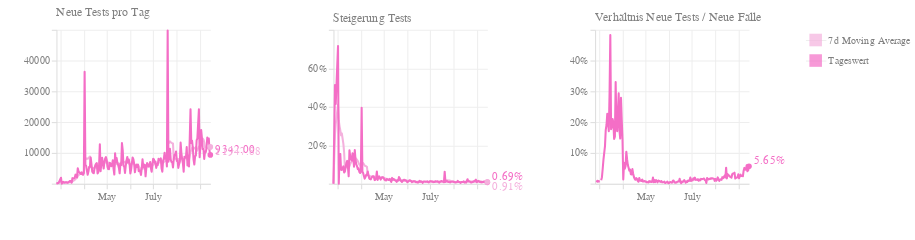

Source (notebook cell):
### Code cell
def chart_with_moving_average_test(valueCalc, title, yAxisFormat, yTextFormat, tooltipLabel):
    c2a_base = alt.Chart(df, width=150, height=150
    ).transform_timeunit(
        date='yearmonthdate(dataTime)'
    ).transform_aggregate(
        max_total_tests='max(total_tests)',
        max_total_confirmed='max(total_confirmed)',
        groupby=['date']
    ).transform_window(
        rolling_max='max(max_total_tests)',
        rolling_min='min(max_total_tests)',
        rolling_max_confirmed='max(max_total_confirmed)',
        rolling_min_confirmed='min(max_total_confirmed)',
        frame=[-1, 0]
    ).transform_calculate(
        diff=valueCalc
    )

    day = c2a_base.mark_line(
        color='#f46ec6',
        size=2,
        strokeJoin='round'
    ).encode(
        alt.X('date:T', title=''),
        alt.Y('diff:Q', title='', impute=alt.ImputeParams(method='mean')),
        tooltip=['date:T', 'diff:Q']
    )

    c2a_the_tooltip = c2a_base.mark_circle(
        color='#f46ec6',
        size=200,
        opacity=0
    ).encode(
        alt.X('date:T', title=''),
        alt.Y('diff:Q', title=''),
        tooltip=[alt.Tooltip('date:T', title='Datum'), alt.Tooltip(
            'diff:Q', title=tooltipLabel, format=yTextFormat
        )]
    )

    c2a_the_highlight = c2a_base.transform_window(
        sort=[alt.SortField("date", order="descending")], 
        rank="rank(date)"
    ).transform_filter(
        alt.datum.rank == 1
    )

    c2a_the_text = c2a_the_highlight.mark_text(
        align='left',
        color='#f46ec6',
        dx=5,dy=-5,
    ).encode(
        alt.X('date:T'),
        alt.Y('diff:Q', title=''),
        text=alt.Text("diff:Q", format=yTextFormat)
    )

    c2a_the_mark = c2a_the_highlight.mark_circle(
        color='#f46ec6',
        opacity=1
    ).encode(
        alt.X('date:T'),
        alt.Y('diff:Q', title=''),
    )

    ma_base = c2a_base.transform_window(
        rolling_mean='mean(diff)',
        frame=[-7, 0]
    )

    ma = ma_base.mark_line(
        color='#f4b1dd',
        size=2,
        strokeJoin='round'
    ).encode(
        alt.X('date:T', title=''),
        alt.Y('rolling_mean:Q', axis=alt.Axis(format=yAxisFormat, title='')),
    )

    c2b_the_tooltip = ma_base.mark_circle(
        color='#f4b1dd',
        size=200,
        opacity=0
    ).encode(
        alt.X('date:T', title=''),
        alt.Y('rolling_mean:Q', title=''),
        tooltip=[alt.Tooltip('date:T', title='Datum'), alt.Tooltip(
            'rolling_mean:Q', title='7d Moving Average', format=yTextFormat
        )]
    )

    c2b_the_highlight = ma_base.transform_window(
        sort=[alt.SortField("date", order="descending")], 
        rank="rank(date)"
    ).transform_filter(
        alt.datum.rank == 1
    )

    c2b_the_text = c2b_the_highlight.mark_text(
        align='left',
        color='#f4b1dd',
        dx=5,dy=5,
    ).encode(
        alt.X('date:T'),
        alt.Y('rolling_mean:Q', title=''),
        text=alt.Text("rolling_mean:Q", format=yTextFormat)
    )

    c2b_the_mark = c2b_the_highlight.mark_circle(
        color='#f4b1dd',
        opacity=1
    ).encode(
        alt.X('date:T'),
        alt.Y('rolling_mean:Q', title='')
    )

    new_cases_by_day = (
        ma + day + c2a_the_text + c2a_the_mark + c2b_the_text + c2b_the_mark + c2b_the_tooltip + c2a_the_tooltip
    ).properties(title=title)
    
    return new_cases_by_day

new_tests_by_day_chart = chart_with_moving_average_test(
    valueCalc='(datum.rolling_max - datum.rolling_min)',
    title='Neue Tests pro Tag',
    yAxisFormat='2f',
    yTextFormat='.2f',
    tooltipLabel='Neue Tests',
)
new_tests_by_day_percent_chart = chart_with_moving_average_test(
    valueCalc='(datum.rolling_max - datum.rolling_min) / datum.rolling_max',
    title='Steigerung Tests',
    yAxisFormat='2%',
    yTextFormat='.2%',
    tooltipLabel='Steigerung'
)

new_tests_by_day_percent_chart2 = chart_with_moving_average_test(
    valueCalc='(datum.rolling_max_confirmed - datum.rolling_min_confirmed) / (datum.rolling_max - datum.rolling_min)',
    title='Verhältnis Neue Tests / Neue Fälle',
    yAxisFormat='2%',
    yTextFormat='.2%',
    tooltipLabel='Verhältnis'
)

legendData = pd.DataFrame({
    'label': ['Tageswert', '7d Moving Average'],
    'color': ['#f46ec6', '#f4b1dd']
})

legend = alt.Chart(legendData).mark_square(size=150).encode(
    y=alt.Y(
        'label:N',
        axis=alt.Axis(domain=False, ticks=False, orient='right'), title=None
    ),
    color=alt.Color('color', legend=None)
)

chart_3test_legendDomain = ['Tageswert', '7d Moving Average']
chart_3test_legendColors = ['#f46ec6', '#f4b1dd']
chart_3test_legendData = pd.DataFrame({
    'label': chart_3test_legendDomain
})

legend3test = alt.Chart(chart_3test_legendData).mark_square(size=150).encode(
    y=alt.Y(
        'label:N',
        axis=alt.Axis(domain=False, ticks=False, orient='right'),
        title=None
    ),
    color=alt.Color(
        'label',
        scale=alt.Scale(domain=chart_3test_legendDomain,range=chart_3test_legendColors),
        legend=None
    )
)

chart_2test = (
    new_tests_by_day_chart |
    new_tests_by_day_percent_chart |
    new_tests_by_day_percent_chart2 |
    legend3test).configure_axis(
    grid=True,
    gridColor="#eee",
    domainColor="#ddd",
    tickColor="#ddd",
    labelColor="gray",
    labelBound=True,
    minExtent=50
).configure_view(
    strokeWidth=0
).configure_title(
    fontSize=12,
    fontWeight='normal',
    anchor='start',
    color='gray',
    dx=50,
    dy=0
)
chart_2test

### Figure 1 — Vega-Lite specification as saved in the notebook (floating-point values rounded to 4 significant figures; data arrays with more than 128 entries replaced by an {"elided": "..."} marker saying what was removed)
{"config": {"view": {"continuousWidth": 400, "continuousHeight": 300, "strokeWidth": 0}, "axis": {"domainColor": "#ddd", "grid": true, "gridColor": "#eee", "labelBound": true, "labelColor": "gray", "minExtent": 50, "tickColor": "#ddd"}, "title": {"anchor": "start", "color": "gray", "dx": 50, "dy": 0, "fontSize": 12, "fontWeight": "normal"}}, "hconcat": [{"layer": [{"mark": {"type": "line", "color": "#f4b1dd", "size": 2, "strokeJoin": "round"}, "encoding": {"x": {"type": "temporal", "field": "date", "title": ""}, "y": {"type": "quantitative", "axis": {"format": "2f", "title": ""}, "field": "rolling_mean"}}, "height": 150, "transform": [{"field": "dataTime", "timeUnit": "yearmonthdate", "as": "date"}, {"aggregate": [{"op": "max", "field": "total_tests", "as": "max_total_tests"}, {"op": "max", "field": "total_confirmed", "as": "max_total_confirmed"}], "groupby": ["date"]}, {"window": [{"op": "max", "field": "max_total_tests", "as": "rolling_max"}, {"op": "min", "field": "max_total_tests", "as": "rolling_min"}, {"op": "max", "field": "max_total_confirmed", "as": "rolling_max_confirmed"}, {"op": "min", "field": "max_total_confirmed", "as": "rolling_min_confirmed"}], "frame": [-1, 0]}, {"calculate": "(datum.rolling_max - datum.rolling_min)", "as": "diff"}, {"window": [{"op": "mean", "field": "diff", "as": "rolling_mean"}], "frame": [-7, 0]}], "width": 150}, {"mark": {"type": "line", "color": "#f46ec6", "size": 2, "strokeJoin": "round"}, "encoding": {"tooltip": [{"type": "temporal", "field": "date"}, {"type": "quantitative", "field": "diff"}], "x": {"type": "temporal", "field": "date", "title": ""}, "y": {"type": "quantitative", "field": "diff", "impute": {"method": "mean"}, "title": ""}}, "height": 150, "transform": [{"field": "dataTime", "timeUnit": "yearmonthdate", "as": "date"}, {"aggregate": [{"op": "max", "field": "total_tests", "as": "max_total_tests"}, {"op": "max", "field": "total_confirmed", "as": "max_total_confirmed"}], "groupby": ["date"]}, {"window": [{"op": "max", "field": "max_total_tests", "as": "rolling_max"}, {"op": "min", "field": "max_total_tests", "as": "rolling_min"}, {"op": "max", "field": "max_total_confirmed", "as": "rolling_max_confirmed"}, {"op": "min", "field": "max_total_confirmed", "as": "rolling_min_confirmed"}], "frame": [-1, 0]}, {"calculate": "(datum.rolling_max - datum.rolling_min)", "as": "diff"}], "width": 150}, {"mark": {"type": "text", "align": "left", "color": "#f46ec6", "dx": 5, "dy": -5}, "encoding": {"text": {"type": "quantitative", "field": "diff", "format": ".2f"}, "x": {"type": "temporal", "field": "date"}, "y": {"type": "quantitative", "field": "diff", "title": ""}}, "height": 150, "transform": [{"field": "dataTime", "timeUnit": "yearmonthdate", "as": "date"}, {"aggregate": [{"op": "max", "field": "total_tests", "as": "max_total_tests"}, {"op": "max", "field": "total_confirmed", "as": "max_total_confirmed"}], "groupby": ["date"]}, {"window": [{"op": "max", "field": "max_total_tests", "as": "rolling_max"}, {"op": "min", "field": "max_total_tests", "as": "rolling_min"}, {"op": "max", "field": "max_total_confirmed", "as": "rolling_max_confirmed"}, {"op": "min", "field": "max_total_confirmed", "as": "rolling_min_confirmed"}], "frame": [-1, 0]}, {"calculate": "(datum.rolling_max - datum.rolling_min)", "as": "diff"}, {"window": [{"op": "rank", "field": "date", "as": "rank"}], "sort": [{"field": "date", "order": "descending"}]}, {"filter": "(datum.rank === 1)"}], "width": 150}, {"mark": {"type": "circle", "color": "#f46ec6", "opacity": 1}, "encoding": {"x": {"type": "temporal", "field": "date"}, "y": {"type": "quantitative", "field": "diff", "title": ""}}, "height": 150, "transform": [{"field": "dataTime", "timeUnit": "yearmonthdate", "as": "date"}, {"aggregate": [{"op": "max", "field": "total_tests", "as": "max_total_tests"}, {"op": "max", "field": "total_confirmed", "as": "max_total_confirmed"}], "groupby": ["date"]}, {"window": [{"op": "max", "field": "max_total_tests", "as": "rolling_max"}, {"op": "min", "field": "max_total_tests", "as": "rolling_min"}, {"op": "max", "field": "max_total_confirmed", "as": "rolling_max_confirmed"}, {"op": "min", "field": "max_total_confirmed", "as": "rolling_min_confirmed"}], "frame": [-1, 0]}, {"calculate": "(datum.rolling_max - datum.rolling_min)", "as": "diff"}, {"window": [{"op": "rank", "field": "date", "as": "rank"}], "sort": [{"field": "date", "order": "descending"}]}, {"filter": "(datum.rank === 1)"}], "width": 150}, {"mark": {"type": "text", "align": "left", "color": "#f4b1dd", "dx": 5, "dy": 5}, "encoding": {"text": {"type": "quantitative", "field": "rolling_mean", "format": ".2f"}, "x": {"type": "temporal", "field": "date"}, "y": {"type": "quantitative", "field": "rolling_mean", "title": ""}}, "height": 150, "transform": [{"field": "dataTime", "timeUnit": "yearmonthdate", "as": "date"}, {"aggregate": [{"op": "max", "field": "total_tests", "as": "max_total_tests"}, {"op": "max", "field": "total_confirmed", "as": "max_total_confirmed"}], "groupby": ["date"]}, {"window": [{"op": "max", "field": "max_total_tests", "as": "rolling_max"}, {"op": "min", "field": "max_total_tests", "as": "rolling_min"}, {"op": "max", "field": "max_total_confirmed", "as": "rolling_max_confirmed"}, {"op": "min", "field": "max_total_confirmed", "as": "rolling_min_confirmed"}], "frame": [-1, 0]}, {"calculate": "(datum.rolling_max - datum.rolling_min)", "as": "diff"}, {"window": [{"op": "mean", "field": "diff", "as": "rolling_mean"}], "frame": [-7, 0]}, {"window": [{"op": "rank", "field": "date", "as": "rank"}], "sort": [{"field": "date", "order": "descending"}]}, {"filter": "(datum.rank === 1)"}], "width": 150}, {"mark": {"type": "circle", "color": "#f4b1dd", "opacity": 1}, "encoding": {"x": {"type": "temporal", "field": "date"}, "y": {"type": "quantitative", "field": "rolling_mean", "title": ""}}, "height": 150, "transform": [{"field": "dataTime", "timeUnit": "yearmonthdate", "as": "date"}, {"aggregate": [{"op": "max", "field": "total_tests", "as": "max_total_tests"}, {"op": "max", "field": "total_confirmed", "as": "max_total_confirmed"}], "groupby": ["date"]}, {"window": [{"op": "max", "field": "max_total_tests", "as": "rolling_max"}, {"op": "min", "field": "max_total_tests", "as": "rolling_min"}, {"op": "max", "field": "max_total_confirmed", "as": "rolling_max_confirmed"}, {"op": "min", "field": "max_total_confirmed", "as": "rolling_min_confirmed"}], "frame": [-1, 0]}, {"calculate": "(datum.rolling_max - datum.rolling_min)", "as": "diff"}, {"window": [{"op": "mean", "field": "diff", "as": "rolling_mean"}], "frame": [-7, 0]}, {"window": [{"op": "rank", "field": "date", "as": "rank"}], "sort": [{"field": "date", "order": "descending"}]}, {"filter": "(datum.rank === 1)"}], "width": 150}, {"mark": {"type": "circle", "color": "#f4b1dd", "opacity": 0, "size": 200}, "encoding": {"tooltip": [{"type": "temporal", "field": "date", "title": "Datum"}, {"type": "quantitative", "field": "rolling_mean", "format": ".2f", "title": "7d Moving Average"}], "x": {"type": "temporal", "field": "date", "title": ""}, "y": {"type": "quantitative", "field": "rolling_mean", "title": ""}}, "height": 150, "transform": [{"field": "dataTime", "timeUnit": "yearmonthdate", "as": "date"}, {"aggregate": [{"op": "max", "field": "total_tests", "as": "max_total_tests"}, {"op": "max", "field": "total_confirmed", "as": "max_total_confirmed"}], "groupby": ["date"]}, {"window": [{"op": "max", "field": "max_total_tests", "as": "rolling_max"}, {"op": "min", "field": "max_total_tests", "as": "rolling_min"}, {"op": "max", "field": "max_total_confirmed", "as": "rolling_max_confirmed"}, {"op": "min", "field": "max_total_confirmed", "as": "rolling_min_confirmed"}], "frame": [-1, 0]}, {"calculate": "(datum.rolling_max - datum.rolling_min)", "as": "diff"}, {"window": [{"op": "mean", "field": "diff", "as": "rolling_mean"}], "frame": [-7, 0]}], "width": 150}, {"mark": {"type": "circle", "color": "#f46ec6", "opacity": 0, "size": 200}, "encoding": {"tooltip": [{"type": "temporal", "field": "date", "title": "Datum"}, {"type": "quantitative", "field": "diff", "format": ".2f", "title": "Neue Tests"}], "x": {"type": "temporal", "field": "date", "title": ""}, "y": {"type": "quantitative", "field": "diff", "title": ""}}, "height": 150, "transform": [{"field": "dataTime", "timeUnit": "yearmonthdate", "as": "date"}, {"aggregate": [{"op": "max", "field": "total_tests", "as": "max_total_tests"}, {"op": "max", "field": "total_confirmed", "as": "max_total_confirmed"}], "groupby": ["date"]}, {"window": [{"op": "max", "field": "max_total_tests", "as": "rolling_max"}, {"op": "min", "field": "max_total_tests", "as": "rolling_min"}, {"op": "max", "field": "max_total_confirmed", "as": "rolling_max_confirmed"}, {"op": "min", "field": "max_total_confirmed", "as": "rolling_min_confirmed"}], "frame": [-1, 0]}, {"calculate": "(datum.rolling_max - datum.rolling_min)", "as": "diff"}], "width": 150}], "title": "Neue Tests pro Tag"}, {"layer": [{"mark": {"type": "line", "color": "#f4b1dd", "size": 2, "strokeJoin": "round"}, "encoding": {"x": {"type": "temporal", "field": "date", "title": ""}, "y": {"type": "quantitative", "axis": {"format": "2%", "title": ""}, "field": "rolling_mean"}}, "height": 150, "transform": [{"field": "dataTime", "timeUnit": "yearmonthdate", "as": "date"}, {"aggregate": [{"op": "max", "field": "total_tests", "as": "max_total_tests"}, {"op": "max", "field": "total_confirmed", "as": "max_total_confirmed"}], "groupby": ["date"]}, {"window": [{"op": "max", "field": "max_total_tests", "as": "rolling_max"}, {"op": "min", "field": "max_total_tests", "as": "rolling_min"}, {"op": "max", "field": "max_total_confirmed", "as": "rolling_max_confirmed"}, {"op": "min", "field": "max_total_confirmed", "as": "rolling_min_confirmed"}], "frame": [-1, 0]}, {"calculate": "(datum.rolling_max - datum.rolling_min) / datum.rolling_max", "as": "diff"}, {"window": [{"op": "mean", "field": "diff", "as": "rolling_mean"}], "frame": [-7, 0]}], "width": 150}, {"mark": {"type": "line", "color": "#f46ec6", "size": 2, "strokeJoin": "round"}, "encoding": {"tooltip": [{"type": "temporal", "field": "date"}, {"type": "quantitative", "field": "diff"}], "x": {"type": "temporal", "field": "date", "title": ""}, "y": {"type": "quantitative", "field": "diff", "impute": {"method": "mean"}, "title": ""}}, "height": 150, "transform": [{"field": "dataTime", "timeUnit": "yearmonthdate", "as": "date"}, {"aggregate": [{"op": "max", "field": "total_tests", "as": "max_total_tests"}, {"op": "max", "field": "total_confirmed", "as": "max_total_confirmed"}], "groupby": ["date"]}, {"window": [{"op": "max", "field": "max_total_tests", "as": "rolling_max"}, {"op": "min", "field": "max_total_tests", "as": "rolling_min"}, {"op": "max", "field": "max_total_confirmed", "as": "rolling_max_confirmed"}, {"op": "min", "field": "max_total_confirmed", "as": "rolling_min_confirmed"}], "frame": [-1, 0]}, {"calculate": "(datum.rolling_max - datum.rolling_min) / datum.rolling_max", "as": "diff"}], "width": 150}, {"mark": {"type": "text", "align": "left", "color": "#f46ec6", "dx": 5, "dy": -5}, "encoding": {"text": {"type": "quantitative", "field": "diff", "format": ".2%"}, "x": {"type": "temporal", "field": "date"}, "y": {"type": "quantitative", "field": "diff", "title": ""}}, "height": 150, "transform": [{"field": "dataTime", "timeUnit": "yearmonthdate", "as": "date"}, {"aggregate": [{"op": "max", "field": "total_tests", "as": "max_total_tests"}, {"op": "max", "field": "total_confirmed", "as": "max_total_confirmed"}], "groupby": ["date"]}, {"window": [{"op": "max", "field": "max_total_tests", "as": "rolling_max"}, {"op": "min", "field": "max_total_tests", "as": "rolling_min"}, {"op": "max", "field": "max_total_confirmed", "as": "rolling_max_confirmed"}, {"op": "min", "field": "max_total_confirmed", "as": "rolling_min_confirmed"}], "frame": [-1, 0]}, {"calculate": "(datum.rolling_max - datum.rolling_min) / datum.rolling_max", "as": "diff"}, {"window": [{"op": "rank", "field": "date", "as": "rank"}], "sort": [{"field": "date", "order": "descending"}]}, {"filter": "(datum.rank === 1)"}], "width": 150}, {"mark": {"type": "circle", "color": "#f46ec6", "opacity": 1}, "encoding": {"x": {"type": "temporal", "field": "date"}, "y": {"type": "quantitative", "field": "diff", "title": ""}}, "height": 150, "transform": [{"field": "dataTime", "timeUnit": "yearmonthdate", "as": "date"}, {"aggregate": [{"op": "max", "field": "total_tests", "as": "max_total_tests"}, {"op": "max", "field": "total_confirmed", "as": "max_total_confirmed"}], "groupby": ["date"]}, {"window": [{"op": "max", "field": "max_total_tests", "as": "rolling_max"}, {"op": "min", "field": "max_total_tests", "as": "rolling_min"}, {"op": "max", "field": "max_total_confirmed", "as": "rolling_max_confirmed"}, {"op": "min", "field": "max_total_confirmed", "as": "rolling_min_confirmed"}], "frame": [-1, 0]}, {"calculate": "(datum.rolling_max - datum.rolling_min) / datum.rolling_max", "as": "diff"}, {"window": [{"op": "rank", "field": "date", "as": "rank"}], "sort": [{"field": "date", "order": "descending"}]}, {"filter": "(datum.rank === 1)"}], "width": 150}, {"mark": {"type": "text", "align": "left", "color": "#f4b1dd", "dx": 5, "dy": 5}, "encoding": {"text": {"type": "quantitative", "field": "rolling_mean", "format": ".2%"}, "x": {"type": "temporal", "field": "date"}, "y": {"type": "quantitative", "field": "rolling_mean", "title": ""}}, "height": 150, "transform": [{"field": "dataTime", "timeUnit": "yearmonthdate", "as": "date"}, {"aggregate": [{"op": "max", "field": "total_tests", "as": "max_total_tests"}, {"op": "max", "field": "total_confirmed", "as": "max_total_confirmed"}], "groupby": ["date"]}, {"window": [{"op": "max", "field": "max_total_tests", "as": "rolling_max"}, {"op": "min", "field": "max_total_tests", "as": "rolling_min"}, {"op": "max", "field": "max_total_confirmed", "as": "rolling_max_confirmed"}, {"op": "min", "field": "max_total_confirmed", "as": "rolling_min_confirmed"}], "frame": [-1, 0]}, {"calculate": "(datum.rolling_max - datum.rolling_min) / datum.rolling_max", "as": "diff"}, {"window": [{"op": "mean", "field": "diff", "as": "rolling_mean"}], "frame": [-7, 0]}, {"window": [{"op": "rank", "field": "date", "as": "rank"}], "sort": [{"field": "date", "order": "descending"}]}, {"filter": "(datum.rank === 1)"}], "width": 150}, {"mark": {"type": "circle", "color": "#f4b1dd", "opacity": 1}, "encoding": {"x": {"type": "temporal", "field": "date"}, "y": {"type": "quantitative", "field": "rolling_mean", "title": ""}}, "height": 150, "transform": [{"field": "dataTime", "timeUnit": "yearmonthdate", "as": "date"}, {"aggregate": [{"op": "max", "field": "total_tests", "as": "max_total_tests"}, {"op": "max", "field": "total_confirmed", "as": "max_total_confirmed"}], "groupby": ["date"]}, {"window": [{"op": "max", "field": "max_total_tests", "as": "rolling_max"}, {"op": "min", "field": "max_total_tests", "as": "rolling_min"}, {"op": "max", "field": "max_total_confirmed", "as": "rolling_max_confirmed"}, {"op": "min", "field": "max_total_confirmed", "as": "rolling_min_confirmed"}], "frame": [-1, 0]}, {"calculate": "(datum.rolling_max - datum.rolling_min) / datum.rolling_max", "as": "diff"}, {"window": [{"op": "mean", "field": "diff", "as": "rolling_mean"}], "frame": [-7, 0]}, {"window": [{"op": "rank", "field": "date", "as": "rank"}], "sort": [{"field": "date", "order": "descending"}]}, {"filter": "(datum.rank === 1)"}], "width": 150}, {"mark": {"type": "circle", "color": "#f4b1dd", "opacity": 0, "size": 200}, "encoding": {"tooltip": [{"type": "temporal", "field": "date", "title": "Datum"}, {"type": "quantitative", "field": "rolling_mean", "format": ".2%", "title": "7d Moving Average"}], "x": {"type": "temporal", "field": "date", "title": ""}, "y": {"type": "quantitative", "field": "rolling_mean", "title": ""}}, "height": 150, "transform": [{"field": "dataTime", "timeUnit": "yearmonthdate", "as": "date"}, {"aggregate": [{"op": "max", "field": "total_tests", "as": "max_total_tests"}, {"op": "max", "field": "total_confirmed", "as": "max_total_confirmed"}], "groupby": ["date"]}, {"window": [{"op": "max", "field": "max_total_tests", "as": "rolling_max"}, {"op": "min", "field": "max_total_tests", "as": "rolling_min"}, {"op": "max", "field": "max_total_confirmed", "as": "rolling_max_confirmed"}, {"op": "min", "field": "max_total_confirmed", "as": "rolling_min_confirmed"}], "frame": [-1, 0]}, {"calculate": "(datum.rolling_max - datum.rolling_min) / datum.rolling_max", "as": "diff"}, {"window": [{"op": "mean", "field": "diff", "as": "rolling_mean"}], "frame": [-7, 0]}], "width": 150}, {"mark": {"type": "circle", "color": "#f46ec6", "opacity": 0, "size": 200}, "encoding": {"tooltip": [{"type": "temporal", "field": "date", "title": "Datum"}, {"type": "quantitative", "field": "diff", "format": ".2%", "title": "Steigerung"}], "x": {"type": "temporal", "field": "date", "title": ""}, "y": {"type": "quantitative", "field": "diff", "title": ""}}, "height": 150, "transform": [{"field": "dataTime", "timeUnit": "yearmonthdate", "as": "date"}, {"aggregate": [{"op": "max", "field": "total_tests", "as": "max_total_tests"}, {"op": "max", "field": "total_confirmed", "as": "max_total_confirmed"}], "groupby": ["date"]}, {"window": [{"op": "max", "field": "max_total_tests", "as": "rolling_max"}, {"op": "min", "field": "max_total_tests", "as": "rolling_min"}, {"op": "max", "field": "max_total_confirmed", "as": "rolling_max_confirmed"}, {"op": "min", "field": "max_total_confirmed", "as": "rolling_min_confirmed"}], "frame": [-1, 0]}, {"calculate": "(datum.rolling_max - datum.rolling_min) / datum.rolling_max", "as": "diff"}], "width": 150}], "title": "Steigerung Tests"}, {"layer": [{"mark": {"type": "line", "color": "#f4b1dd", "size": 2, "strokeJoin": "round"}, "encoding": {"x": {"type": "temporal", "field": "date", "title": ""}, "y": {"type": "quantitative", "axis": {"format": "2%", "title": ""}, "field": "rolling_mean"}}, "height": 150, "transform": [{"field": "dataTime", "timeUnit": "yearmonthdate", "as": "date"}, {"aggregate": [{"op": "max", "field": "total_tests", "as": "max_total_tests"}, {"op": "max", "field": "total_confirmed", "as": "max_total_confirmed"}], "groupby": ["date"]}, {"window": [{"op": "max", "field": "max_total_tests", "as": "rolling_max"}, {"op": "min", "field": "max_total_tests", "as": "rolling_min"}, {"op": "max", "field": "max_total_confirmed", "as": "rolling_max_confirmed"}, {"op": "min", "field": "max_total_confirmed", "as": "rolling_min_confirmed"}], "frame": [-1, 0]}, {"calculate": "(datum.rolling_max_confirmed - datum.rolling_min_confirmed) / (datum.rolling_max - datum.rolling_min)", "as": "diff"}, {"window": [{"op": "mean", "field": "diff", "as": "rolling_mean"}], "frame": [-7, 0]}], "width": 150}, {"mark": {"type": "line", "color": "#f46ec6", "size": 2, "strokeJoin": "round"}, "encoding": {"tooltip": [{"type": "temporal", "field": "date"}, {"type": "quantitative", "field": "diff"}], "x": {"type": "temporal", "field": "date", "title": ""}, "y": {"type": "quantitative", "field": "diff", "impute": {"method": "mean"}, "title": ""}}, "height": 150, "transform": [{"field": "dataTime", "timeUnit": "yearmonthdate", "as": "date"}, {"aggregate": [{"op": "max", "field": "total_tests", "as": "max_total_tests"}, {"op": "max", "field": "total_confirmed", "as": "max_total_confirmed"}], "groupby": ["date"]}, {"window": [{"op": "max", "field": "max_total_tests", "as": "rolling_max"}, {"op": "min", "field": "max_total_tests", "as": "rolling_min"}, {"op": "max", "field": "max_total_confirmed", "as": "rolling_max_confirmed"}, {"op": "min", "field": "max_total_confirmed", "as": "rolling_min_confirmed"}], "frame": [-1, 0]}, {"calculate": "(datum.rolling_max_confirmed - datum.rolling_min_confirmed) / (datum.rolling_max - datum.rolling_min)", "as": "diff"}], "width": 150}, {"mark": {"type": "text", "align": "left", "color": "#f46ec6", "dx": 5, "dy": -5}, "encoding": {"text": {"type": "quantitative", "field": "diff", "format": ".2%"}, "x": {"type": "temporal", "field": "date"}, "y": {"type": "quantitative", "field": "diff", "title": ""}}, "height": 150, "transform": [{"field": "dataTime", "timeUnit": "yearmonthdate", "as": "date"}, {"aggregate": [{"op": "max", "field": "total_tests", "as": "max_total_tests"}, {"op": "max", "field": "total_confirmed", "as": "max_total_confirmed"}], "groupby": ["date"]}, {"window": [{"op": "max", "field": "max_total_tests", "as": "rolling_max"}, {"op": "min", "field": "max_total_tests", "as": "rolling_min"}, {"op": "max", "field": "max_total_confirmed", "as": "rolling_max_confirmed"}, {"op": "min", "field": "max_total_confirmed", "as": "rolling_min_confirmed"}], "frame": [-1, 0]}, {"calculate": "(datum.rolling_max_confirmed - datum.rolling_min_confirmed) / (datum.rolling_max - datum.rolling_min)", "as": "diff"}, {"window": [{"op": "rank", "field": "date", "as": "rank"}], "sort": [{"field": "date", "order": "descending"}]}, {"filter": "(datum.rank === 1)"}], "width": 150}, {"mark": {"type": "circle", "color": "#f46ec6", "opacity": 1}, "encoding": {"x": {"type": "temporal", "field": "date"}, "y": {"type": "quantitative", "field": "diff", "title": ""}}, "height": 150, "transform": [{"field": "dataTime", "timeUnit": "yearmonthdate", "as": "date"}, {"aggregate": [{"op": "max", "field": "total_tests", "as": "max_total_tests"}, {"op": "max", "field": "total_confirmed", "as": "max_total_confirmed"}], "groupby": ["date"]}, {"window": [{"op": "max", "field": "max_total_tests", "as": "rolling_max"}, {"op": "min", "field": "max_total_tests", "as": "rolling_min"}, {"op": "max", "field": "max_total_confirmed", "as": "rolling_max_confirmed"}, {"op": "min", "field": "max_total_confirmed", "as": "rolling_min_confirmed"}], "frame": [-1, 0]}, {"calculate": "(datum.rolling_max_confirmed - datum.rolling_min_confirmed) / (datum.rolling_max - datum.rolling_min)", "as": "diff"}, {"window": [{"op": "rank", "field": "date", "as": "rank"}], "sort": [{"field": "date", "order": "descending"}]}, {"filter": "(datum.rank === 1)"}], "width": 150}, {"mark": {"type": "text", "align": "left", "color": "#f4b1dd", "dx": 5, "dy": 5}, "encoding": {"text": {"type": "quantitative", "field": "rolling_mean", "format": ".2%"}, "x": {"type": "temporal", "field": "date"}, "y": {"type": "quantitative", "field": "rolling_mean", "title": ""}}, "height": 150, "transform": [{"field": "dataTime", "timeUnit": "yearmonthdate", "as": "date"}, {"aggregate": [{"op": "max", "field": "total_tests", "as": "max_total_tests"}, {"op": "max", "field": "total_confirmed", "as": "max_total_confirmed"}], "groupby": ["date"]}, {"window": [{"op": "max", "field": "max_total_tests", "as": "rolling_max"}, {"op": "min", "field": "max_total_tests", "as": "rolling_min"}, {"op": "max", "field": "max_total_confirmed", "as": "rolling_max_confirmed"}, {"op": "min", "field": "max_total_confirmed", "as": "rolling_min_confirmed"}], "frame": [-1, 0]}, {"calculate": "(datum.rolling_max_confirmed - datum.rolling_min_confirmed) / (datum.rolling_max - datum.rolling_min)", "as": "diff"}, {"window": [{"op": "mean", "field": "diff", "as": "rolling_mean"}], "frame": [-7, 0]}, {"window": [{"op": "rank", "field": "date", "as": "rank"}], "sort": [{"field": "date", "order": "descending"}]}, {"filter": "(datum.rank === 1)"}], "width": 150}, {"mark": {"type": "circle", "color": "#f4b1dd", "opacity": 1}, "encoding": {"x": {"type": "temporal", "field": "date"}, "y": {"type": "quantitative", "field": "rolling_mean", "title": ""}}, "height": 150, "transform": [{"field": "dataTime", "timeUnit": "yearmonthdate", "as": "date"}, {"aggregate": [{"op": "max", "field": "total_tests", "as": "max_total_tests"}, {"op": "max", "field": "total_confirmed", "as": "max_total_confirmed"}], "groupby": ["date"]}, {"window": [{"op": "max", "field": "max_total_tests", "as": "rolling_max"}, {"op": "min", "field": "max_total_tests", "as": "rolling_min"}, {"op": "max", "field": "max_total_confirmed", "as": "rolling_max_confirmed"}, {"op": "min", "field": "max_total_confirmed", "as": "rolling_min_confirmed"}], "frame": [-1, 0]}, {"calculate": "(datum.rolling_max_confirmed - datum.rolling_min_confirmed) / (datum.rolling_max - datum.rolling_min)", "as": "diff"}, {"window": [{"op": "mean", "field": "diff", "as": "rolling_mean"}], "frame": [-7, 0]}, {"window": [{"op": "rank", "field": "date", "as": "rank"}], "sort": [{"field": "date", "order": "descending"}]}, {"filter": "(datum.rank === 1)"}], "width": 150}, {"mark": {"type": "circle", "color": "#f4b1dd", "opacity": 0, "size": 200}, "encoding": {"tooltip": [{"type": "temporal", "field": "date", "title": "Datum"}, {"type": "quantitative", "field": "rolling_mean", "format": ".2%", "title": "7d Moving Average"}], "x": {"type": "temporal", "field": "date", "title": ""}, "y": {"type": "quantitative", "field": "rolling_mean", "title": ""}}, "height": 150, "transform": [{"field": "dataTime", "timeUnit": "yearmonthdate", "as": "date"}, {"aggregate": [{"op": "max", "field": "total_tests", "as": "max_total_tests"}, {"op": "max", "field": "total_confirmed", "as": "max_total_confirmed"}], "groupby": ["date"]}, {"window": [{"op": "max", "field": "max_total_tests", "as": "rolling_max"}, {"op": "min", "field": "max_total_tests", "as": "rolling_min"}, {"op": "max", "field": "max_total_confirmed", "as": "rolling_max_confirmed"}, {"op": "min", "field": "max_total_confirmed", "as": "rolling_min_confirmed"}], "frame": [-1, 0]}, {"calculate": "(datum.rolling_max_confirmed - datum.rolling_min_confirmed) / (datum.rolling_max - datum.rolling_min)", "as": "diff"}, {"window": [{"op": "mean", "field": "diff", "as": "rolling_mean"}], "frame": [-7, 0]}], "width": 150}, {"mark": {"type": "circle", "color": "#f46ec6", "opacity": 0, "size": 200}, "encoding": {"tooltip": [{"type": "temporal", "field": "date", "title": "Datum"}, {"type": "quantitative", "field": "diff", "format": ".2%", "title": "Verhältnis"}], "x": {"type": "temporal", "field": "date", "title": ""}, "y": {"type": "quantitative", "field": "diff", "title": ""}}, "height": 150, "transform": [{"field": "dataTime", "timeUnit": "yearmonthdate", "as": "date"}, {"aggregate": [{"op": "max", "field": "total_tests", "as": "max_total_tests"}, {"op": "max", "field": "total_confirmed", "as": "max_total_confirmed"}], "groupby": ["date"]}, {"window": [{"op": "max", "field": "max_total_tests", "as": "rolling_max"}, {"op": "min", "field": "max_total_tests", "as": "rolling_min"}, {"op": "max", "field": "max_total_confirmed", "as": "rolling_max_confirmed"}, {"op": "min", "field": "max_total_confirmed", "as": "rolling_min_confirmed"}], "frame": [-1, 0]}, {"calculate": "(datum.rolling_max_confirmed - datum.rolling_min_confirmed) / (datum.rolling_max - datum.rolling_min)", "as": "diff"}], "width": 150}], "title": "Verhältnis Neue Tests / Neue Fälle"}, {"data": {"name": "data-793b2339a016668726e02e8737965916"}, "mark": {"type": "square", "size": 150}, "encoding": {"color": {"type": "nominal", "field": "label", "legend": null, "scale": {"domain": ["Tageswert", "7d Moving Average"], "range": ["#f46ec6", "#f4b1dd"]}}, "y": {"type": "nominal", "axis": {"domain": false, "orient": "right", "ticks": false}, "field": "label", "title": null}}}], "data": {"name": "data-11206cdd89530bb8a7ed5f12c9d10221"}, "$schema": "https://vega.github.io/schema/vega-lite/v4.8.1.json", "datasets": {"data-11206cdd89530bb8a7ed5f12c9d10221": {"elided": "198 records"}, "data-793b2339a016668726e02e8737965916": [{"label": "Tageswert"}, {"label": "7d Moving Average"}]}}
